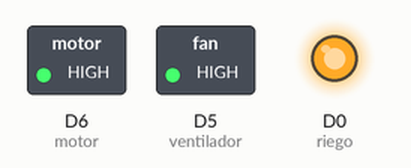
The sketch below on a simulated ESP8266 (NodeMCU). Parts: switched loads named in the sketch (green lamp = pin HIGH), output pins drawn as LEDs (lit = HIGH). WiFi joins after 1.5 s; servers stay silent unless stated; what the sketch prints to the serial monitor is not drawn.

Above: at 2.0 s.
At 5.0 s:
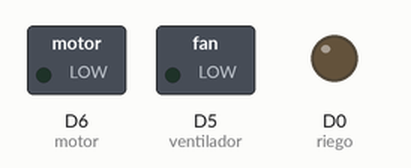
Timing chart, 0 to 6.1 s (numbered marks = the images above):
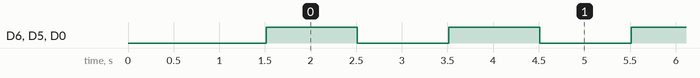

The sketch:

1_Nodo_Actuadores.ino
```cpp
#include <ESP8266WiFi.h>

void setup() {
  configurar_pines();
  configurar_serial();
  setup_wifi();
}

void loop() {
  prender_motor();
  prender_riego();
  prender_ventilador();
  delay(1000);
  apagar_motor();
  apagar_riego();
  apagar_ventilador();
  delay(1000);
}
```

1_declaraciones.ino
```cpp
const char* ssid = "KEIDY";
const char* password = "#Salmon47@#797*";
WiFiClient espClient;

#define motor D6
#define ventilador D5
#define riego 16
```

3_actuadores.ino
```cpp
void prender_motor() {digitalWrite(motor, HIGH);}
void apagar_motor()  {digitalWrite(motor, LOW);}
void prender_riego() {digitalWrite(riego, HIGH);}
void apagar_riego()  {digitalWrite(riego, LOW);}
void prender_ventilador() {digitalWrite(ventilador, HIGH);}
void apagar_ventilador()  {digitalWrite(ventilador, LOW);}
```

2_Configuraciones.ino
```cpp
void configurar_pines() {
  pinMode(motor, OUTPUT);
  pinMode(riego, OUTPUT);
  pinMode(ventilador, OUTPUT);
}

void configurar_serial() {
  Serial.begin(9600);
  Serial.print("hola Gente");
}

void setup_wifi() {

  delay(10);
  Serial.println("Connecting to ");
  Serial.println(ssid);

  WiFi.begin(ssid, password);

  while (WiFi.status() != WL_CONNECTED) {
    delay(500);
    Serial.print(".");
  }

  Serial.println("");
  Serial.println("WiFi connected");
  Serial.println("IP address: ");
  Serial.println(WiFi.localIP());
}
```

Measured:
- by itself, D6 (motor), D5 (ventilador), D0 (riego): alternates HIGH for 1.0 s and LOW for 1.0 s
